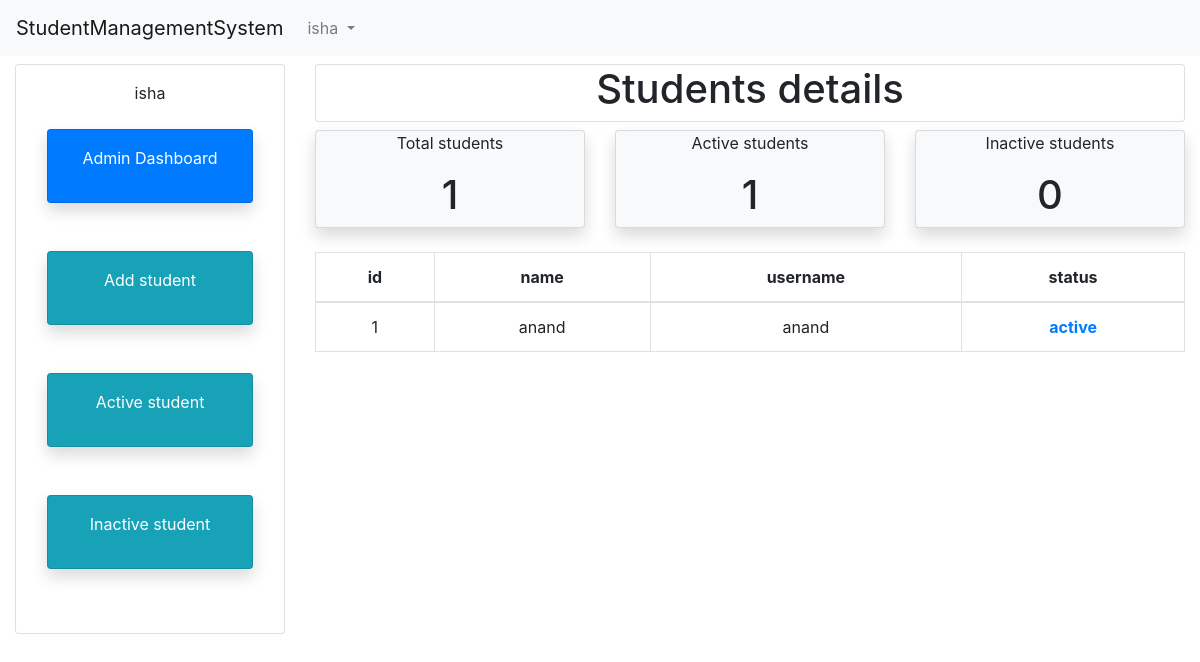
/home/adminsite/ (signed in), run on an earlier commit of the app's database.
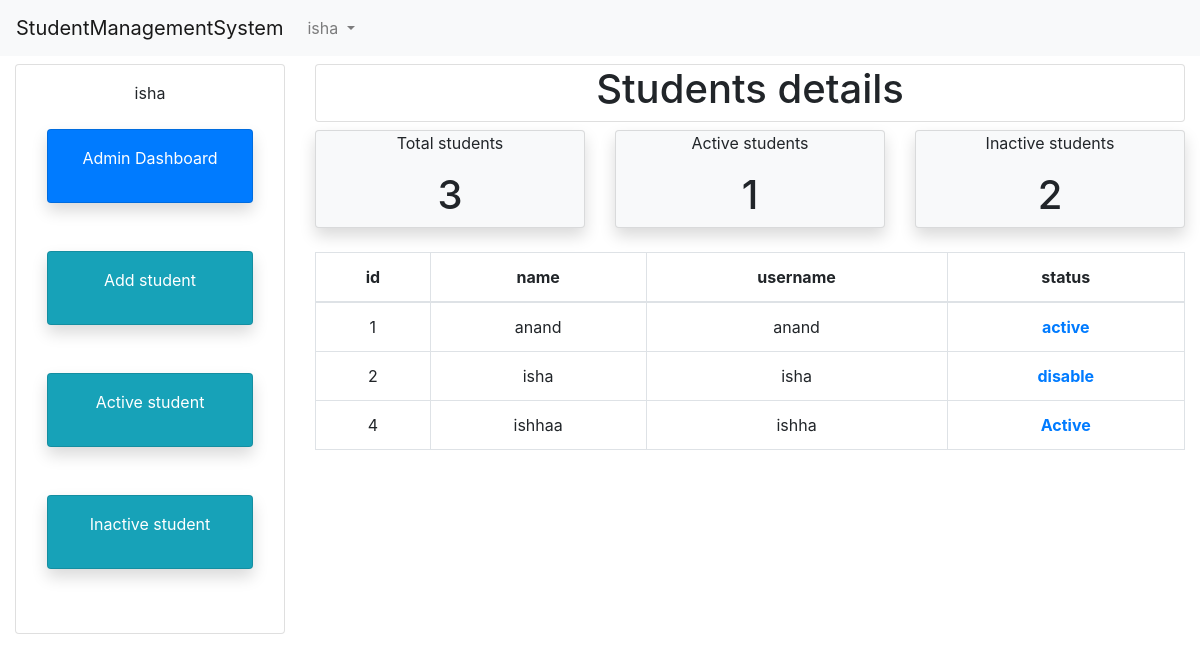
And on a later commit of the database.
### accounts/models.py (models this page shows)
class myUser(AbstractUser):
    name=models.CharField(max_length=100,default=False)
    contact=models.CharField(max_length=50,default=False)
    status=models.CharField(max_length=10,default="active")
    rule=models.CharField(max_length=10,default=False)

### home/models.py (models this page shows, shortened)
class Student(models.Model):
    name=models.CharField(max_length=50)
    contact=models.IntegerField()
    email=models.CharField(max_length=200)
    username=models.CharField(max_length=100)
    password=models.CharField(max_length=100)
    status=models.CharField(max_length=100)
    rule=models.CharField(max_length=100)
    date=models.DateTimeField(auto_now_add=True)
    login=models.ForeignKey(Login,on_delete=models.CASCADE)

### home/views.py (the view)
# urls.py: path('adminsite/', adminsite,name="admin site"),
@login_required(login_url='/accounts/login/')
def adminsite(request):
    data={}
    if Student.objects.filter(rule="student"):
        student_dtl=Student.objects.filter(rule="student")
        student_cnt=Student.objects.filter(rule="student").count()
        student_cnt_a=Student.objects.filter(status="active").count()
        student_cnt_a=Student.objects.filter(status="active").count()
        student_cnt_i=student_cnt - student_cnt_a
        data={
            'student_dtl':student_dtl,
            'student_cnt':student_cnt,
            'student_cnt_a':student_cnt_a,
            'student_cnt_i':student_cnt_i,
        }
    return render(request,"home/adminsite.html",data)

### templates/home/adminsite.html (shortened to what this page needs)
<!DOCTYPE html>
<html lang="en">
<head>
    <link rel="stylesheet" href="https://cdn.jsdelivr.net/npm/bootstrap@4.6.0/dist/css/bootstrap.min.css">
</head>
<body>
    {% include 'topnav.html'%}
    <div class="container-fluid mt-2 text-center">
        <div class="row">
            <div class="col-md-3">
                <div class="card p-3">
                    {% include 'sidenav.html'%}
                </div>
            </div>
            <div class="col-md-9">
                <div class="card">
                    <h1>Students details</h1>
                </div>
                <div class="row mt-2">
                    <div class="col-sm-4">
                        <div class="card shadow bg-light">
                            <p>Total students</p>
                            {% if student_cnt %}
                            <h1>{{ student_cnt }}</h1>
                            {% else %}
                            <h1>0</h1>
                            {% endif %}
                        </div>
                    </div>
                    <div class="col-sm-4">
                        <div class="card shadow bg-light ">
                            <p>Active students</p>
                            {% if student_cnt_a %}
                            <h1>{{ student_cnt_a }}</h1>
                            {% else %}
                            <h1>0</h1>
                            {% endif %}
                        </div>
                    </div>
                    <div class="col-sm-4">
                        <div class="card shadow bg-light">
                            <p>Inactive students</p>
                            {% if student_cnt_i %}
                            <h1>{{ student_cnt_i }}</h1>
                            {% else %}
                            <h1>0</h1>
                            {% endif %}
                        </div>
                    </div>
                </div>
                <table class="table table-bordered mt-4">
                    <thead>
                        <tr>
                            <th scope="col">id</th>
                            <th scope="col">name</th>
                            <th scope="col">username</th>
                            <th scope="col">status</th>
                        </tr>
                    </thead>
                    <tbody>
                        {% for p in student_dtl %}
                        <tr>
                            <td>{{p.id}}</td>
                            <td>{{p.name}}</td>
                            <td>{{p.username}}</td>
                            <th scope="row"><a href="/home/status/{{p.id}}">{{ p.status }}</a></th>
                          </tr>
                          {%endfor%}
                    </tbody>
                </table>
            </div>
        </div>
    </div>
</body>
</html>

### templates/topnav.html (shortened to what this page needs)
{% block content %}
<nav class="navbar navbar-expand-lg navbar-light bg-light">
    <a class="navbar-brand" href="/buyer/productlist">StudentManagementSystem</a>
    <div class="collapse navbar-collapse" id="navbarSupportedContent">
      <ul class="navbar-nav mr-auto">
        <li class="nav-item dropdown">
          <a class="nav-link dropdown-toggle" href="#" id="navbarDropdown" role="button" data-toggle="dropdown" aria-haspopup="true" aria-expanded="false">
            {{ user.username}}
          </a>
        </li>
      </ul>
    </div>
  </nav>
  {% endblock %}

### templates/sidenav.html
    {% block content %}
    <div class="col ">
            <p>{{user.username}}</p>
    </div>
    <div class="col">
        <a href="/home/adminsite">
            <div class="card mt-2 text-white bg-primary mb-3 shadow p-3 mb-5">
                <p>Admin Dashboard</p>
            </div>
         </a>
         <a href="/home/addstudent">
            <div class="card mt-2 text-white bg-info mb-3 shadow p-3 mb-5">
                <p>Add student</p>
            </div>
        </a>
         <a href="/home/active">
            <div class="card mt-2 text-white bg-info mb-3 shadow p-3 mb-5">
                <p>Active student</p>
            </div>
        </a>
         <a href="/home/inactive">
            <div class="card mt-2 text-white bg-info mb-3 shadow p-3 mb-5">
                <p>Inactive student</p>
            </div>
        </a>
    </div>
    {% endblock %}

What changed in the data, as far as the page shows it:
added Student: id "2", name "isha", username "isha", status "disable"
added Student: id "4", name "ishhaa", username "ishha", status "Active"
Also different on the page:
{{ student_cnt }}: "1" → "3"
{{ student_cnt_i }}: (not shown) → "2"
text no longer shown: "0"
